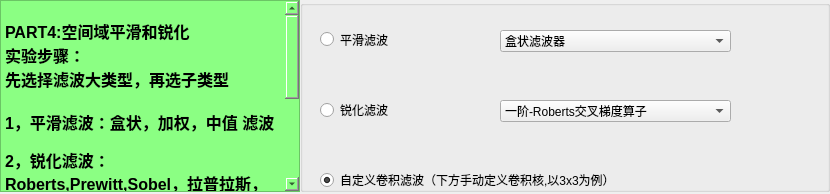
          <widget class="QWidget" name="P4_page">
           <attribute name="title">
            <string>Part 4. 空间域平滑和锐化</string>
           </attribute>
           <layout class="QHBoxLayout" name="horizontalLayout_2">
            <property name="spacing">
             <number>0</number>
            </property>
            <property name="leftMargin">
             <number>0</number>
            </property>
            <property name="topMargin">
             <number>0</number>
            </property>
            <property name="rightMargin">
             <number>0</number>
            </property>
            <property name="bottomMargin">
             <number>2</number>
            </property>
            <item>
             <widget class="QTextBrowser" name="textBrowser_3">
              <property name="minimumSize">
               <size>
                <width>300</width>
                <height>0</height>
               </size>
              </property>
              <property name="maximumSize">
               <size>
                <width>300</width>
                <height>16777215</height>
               </size>
              </property>
              <property name="styleSheet">
               <string notr="true">color: rgb(0, 0, 0);
background-color: rgb(139, 255, 131);</string>
              </property>
              <property name="html">
               <string>&lt;!DOCTYPE HTML PUBLIC &quot;-//W3C//DTD HTML 4.0//EN&quot; &quot;http://www.w3.org/TR/REC-html40/strict.dtd&quot;&gt;
&lt;html&gt;&lt;head&gt;&lt;meta name=&quot;qrichtext&quot; content=&quot;1&quot; /&gt;&lt;style type=&quot;text/css&quot;&gt;
p, li { white-space: pre-wrap; }
&lt;/style&gt;&lt;/head&gt;&lt;body style=&quot; font-family:'Arial'; font-size:9pt; font-weight:600; font-style:normal;&quot;&gt;
&lt;p style=&quot;-qt-paragraph-type:empty; margin-top:0px; margin-bottom:0px; margin-left:0px; margin-right:0px; -qt-block-indent:0; text-indent:0px; font-family:'SimSun'; font-weight:400;&quot;&gt;&lt;br /&gt;&lt;/p&gt;
&lt;p style=&quot; margin-top:0px; margin-bottom:0px; margin-left:0px; margin-right:0px; -qt-block-indent:0; text-indent:0px;&quot;&gt;&lt;span style=&quot; font-family:'SimSun'; font-size:12pt;&quot;&gt;PART4:空间域平滑和锐化&lt;/span&gt;&lt;/p&gt;
&lt;p style=&quot; margin-top:0px; margin-bottom:0px; margin-left:0px; margin-right:0px; -qt-block-indent:0; text-indent:0px;&quot;&gt;&lt;span style=&quot; font-family:'SimSun'; font-size:12pt;&quot;&gt;实验步骤：&lt;/span&gt;&lt;/p&gt;
&lt;p style=&quot; margin-top:0px; margin-bottom:0px; margin-left:0px; margin-right:0px; -qt-block-indent:0; text-indent:0px;&quot;&gt;&lt;span style=&quot; font-family:'SimSun'; font-size:12pt;&quot;&gt;先选择滤波大类型，再选子类型&lt;/span&gt;&lt;/p&gt;
&lt;p style=&quot;-qt-paragraph-type:empty; margin-top:0px; margin-bottom:0px; margin-left:0px; margin-right:0px; -qt-block-indent:0; text-indent:0px; font-family:'SimSun'; font-size:12pt;&quot;&gt;&lt;br /&gt;&lt;/p&gt;
&lt;p style=&quot; margin-top:0px; margin-bottom:0px; margin-left:0px; margin-right:0px; -qt-block-indent:0; text-indent:0px;&quot;&gt;&lt;span style=&quot; font-family:'SimSun'; font-size:12pt;&quot;&gt;1，平滑滤波：盒状，加权，中值 滤波&lt;/span&gt;&lt;/p&gt;
&lt;p style=&quot;-qt-paragraph-type:empty; margin-top:0px; margin-bottom:0px; margin-left:0px; margin-right:0px; -qt-block-indent:0; text-indent:0px; font-family:'SimSun'; font-weight:400;&quot;&gt;&lt;br /&gt;&lt;/p&gt;
&lt;p style=&quot; margin-top:0px; margin-bottom:0px; margin-left:0px; margin-right:0px; -qt-block-indent:0; text-indent:0px;&quot;&gt;&lt;span style=&quot; font-family:'SimSun'; font-size:12pt;&quot;&gt;2，锐化滤波：Roberts,Prewitt,Sobel，拉普拉斯，Canny算子边缘提取（第十章边缘提取内容整合进来）&lt;/span&gt;&lt;/p&gt;
&lt;p style=&quot;-qt-paragraph-type:empty; margin-top:0px; margin-bottom:0px; margin-left:0px; margin-right:0px; -qt-block-indent:0; text-indent:0px; font-family:'SimSun'; font-weight:400;&quot;&gt;&lt;br /&gt;&lt;/p&gt;
&lt;p style=&quot; margin-top:0px; margin-bottom:0px; margin-left:0px; margin-right:0px; -qt-block-indent:0; text-indent:0px;&quot;&gt;&lt;span style=&quot; font-family:'SimSun'; font-size:12pt;&quot;&gt;3，自定义卷积：通过每个位置设置权重，亲手构建卷积核，可以尝试手动实现，微分算子，拉普拉斯，均值等滤波方式&lt;/span&gt;&lt;/p&gt;
&lt;p style=&quot;-qt-paragraph-type:empty; margin-top:0px; margin-bottom:0px; margin-left:0px; margin-right:0px; -qt-block-indent:0; text-indent:0px; font-family:'SimSun'; font-weight:400;&quot;&gt;&lt;br /&gt;&lt;/p&gt;&lt;/body&gt;&lt;/html&gt;</string>
              </property>
             </widget>
            </item>
            <item>
             <widget class="QGroupBox" name="groupBox_6">
              <property name="minimumSize">
               <size>
                <width>530</width>
                <height>0</height>
               </size>
              </property>
              <property name="maximumSize">
               <size>
                <width>650</width>
                <height>16777215</height>
               </size>
              </property>
              <property name="autoFillBackground">
               <bool>true</bool>
              </property>
              <property name="title">
               <string/>
              </property>
              <widget class="QComboBox" name="CB_p4_smo">
               <property name="geometry">
                <rect>
                 <x>200</x>
                 <y>30</y>
                 <width>231</width>
                 <height>22</height>
                </rect>
               </property>
               <property name="editable">
                <bool>false</bool>
               </property>
               <property name="insertPolicy">
                <enum>QComboBox::InsertAtBottom</enum>
               </property>
               <item>
                <property name="text">
                 <string>盒状滤波器</string>
                </property>
               </item>
               <item>
                <property name="text">
                 <string>加权滤波器(欧式距离)</string>
                </property>
               </item>
               <item>
                <property name="text">
                 <string>中值滤波器</string>
                </property>
               </item>
              </widget>
              <widget class="QRadioButton" name="RB_P4_smooth">
               <property name="geometry">
                <rect>
                 <x>20</x>
                 <y>30</y>
                 <width>115</width>
                 <height>19</height>
                </rect>
               </property>
               <property name="text">
                <string>平滑滤波</string>
               </property>
               <property name="checked">
                <bool>false</bool>
               </property>
              </widget>
              <widget class="QRadioButton" name="RB_P4_sharp">
               <property name="geometry">
                <rect>
                 <x>20</x>
                 <y>100</y>
                 <width>121</width>
                 <height>20</height>
                </rect>
               </property>
               <property name="text">
                <string>锐化滤波</string>
               </property>
              </widget>
              <widget class="QRadioButton" name="RB_P4_self">
               <property name="geometry">
                <rect>
                 <x>20</x>
                 <y>170</y>
                 <width>401</width>
                 <height>20</height>
                </rect>
               </property>
               <property name="text">
                <string>自定义卷积滤波（下方手动定义卷积核,以3x3为例）</string>
               </property>
               <property name="checked">
                <bool>true</bool>
               </property>
              </widget>
              <widget class="QComboBox" name="CB_p4_sha">
               <property name="geometry">
                <rect>
                 <x>200</x>
                 <y>100</y>
                 <width>231</width>
                 <height>22</height>
                </rect>
               </property>
               <property name="editable">
                <bool>false</bool>
               </property>
               <property name="insertPolicy">
                <enum>QComboBox::InsertAtBottom</enum>
               </property>
               <item>
                <property name="text">
                 <string>一阶-Roberts交叉梯度算子</string>
                </property>
               </item>
               <item>
                <property name="text">
                 <string>一阶-Prewitt梯度算子</string>
                </property>
               </item>
               <item>
                <property name="text">
                 <string>一阶-Sobel梯度算子</string>
                </property>
               </item>
               <item>
                <property name="text">
                 <string>二阶-拉普拉斯算子</string>
                </property>
               </item>
               <item>
                <property name="text">
                 <string>Canny边缘提取算法</string>
                </property>
               </item>
              </widget>
              <widget class="QToolButton" name="Bt_p4_run">
               <property name="enabled">
                <bool>true</bool>
               </property>
               <property name="geometry">
                <rect>
                 <x>50</x>
                 <y>480</y>
                 <width>151</width>
                 <height>41</height>
                </rect>
               </property>
               <property name="sizePolicy">
                <sizepolicy hsizetype="Preferred" vsizetype="Preferred">
                 <horstretch>0</horstretch>
                 <verstretch>0</verstretch>
                </sizepolicy>
               </property>
               <property name="minimumSize">
                <size>
                 <width>81</width>
                 <height>21</height>
                </size>
               </property>
               <property name="styleSheet">
                <string notr="true">

QToolButton
                     {text-align : center;
                     background-color : rgb(0, 255, 255);
                     font: bold;
                     border-color: blue;
                     border-width: 2px;
                     border-radius: 10px;
                     padding: 6px;
                     height : 14px;
                     border-style: outset;
                     font : 14px;}
                     QToolButton:hover
                     {text-align : center;
                     color : red;
                     font: bold;
                     border-color: gray;
                     border-width: 2px;
                     border-radius: 10px;
                     padding: 6px;
                     height : 14px;
                     border-style: outset;
                     font : 14px;}

</string>
               </property>
               <property name="text">
                <string>进行空间域滤波</string>
               </property>
               <property name="toolButtonStyle">
                <enum>Qt::ToolButtonTextOnly</enum>
               </property>
               <property name="autoRaise">
                <bool>false</bool>
               </property>
              </widget>
              <widget class="QWidget" name="widget" native="true">
               <property name="geometry">
                <rect>
                 <x>30</x>
                 <y>230</y>
                 <width>198</width>
                 <height>186</height>
                </rect>
               </property>
               <property name="styleSheet">
                <string notr="true">border:1px solid #1B89CA;</string>
               </property>
               <layout class="QGridLayout" name="gridLayout_3">
                <item row="0" column="0">
                 <widget class="QSpinBox" name="sBox_11">
                  <property name="minimumSize">
                   <size>
                    <width>50</width>
                    <height>50</height>
                   </size>
                  </property>
                  <property name="minimum">
                   <number>-50</number>
                  </property>
                  <property name="maximum">
                   <number>50</number>
                  </property>
                 </widget>
                </item>
                <item row="0" column="1">
                 <widget class="QSpinBox" name="sBox_12">
                  <property name="minimumSize">
                   <size>
                    <width>50</width>
                    <height>50</height>
                   </size>
                  </property>
                  <property name="minimum">
                   <number>-50</number>
                  </property>
                  <property name="maximum">
                   <number>50</number>
                  </property>
                 </widget>
                </item>
                <item row="0" column="2">
                 <widget class="QSpinBox" name="sBox_13">
                  <property name="minimumSize">
                   <size>
                    <width>50</width>
                    <height>50</height>
                   </size>
                  </property>
                  <property name="minimum">
                   <number>-50</number>
                  </property>
                  <property name="maximum">
                   <number>50</number>
                  </property>
                 </widget>
                </item>
                <item row="1" column="0">
                 <widget class="QSpinBox" name="sBox_21">
                  <property name="minimumSize">
                   <size>
                    <width>50</width>
                    <height>50</height>
                   </size>
                  </property>
                  <property name="minimum">
                   <number>-50</number>
                  </property>
                  <property name="maximum">
                   <number>50</number>
                  </property>
                 </widget>
                </item>
                <item row="1" column="1">
                 <widget class="QSpinBox" name="sBox_22">
                  <property name="minimumSize">
                   <size>
                    <width>50</width>
                    <height>50</height>
                   </size>
                  </property>
                  <property name="minimum">
                   <number>-50</number>
                  </property>
                  <property name="maximum">
                   <number>50</number>
                  </property>
                 </widget>
                </item>
                <item row="1" column="2">
                 <widget class="QSpinBox" name="sBox_23">
                  <property name="minimumSize">
                   <size>
                    <width>50</width>
                    <height>50</height>
                   </size>
                  </property>
                  <property name="minimum">
                   <number>-50</number>
                  </property>
                  <property name="maximum">
                   <number>50</number>
                  </property>
                 </widget>
                </item>
                <item row="2" column="0">
                 <widget class="QSpinBox" name="sBox_31">
                  <property name="minimumSize">
                   <size>
                    <width>50</width>
                    <height>50</height>
                   </size>
                  </property>
                  <property name="minimum">
                   <number>-50</number>
                  </property>
                  <property name="maximum">
                   <number>50</number>
                  </property>
                 </widget>
                </item>
                <item row="2" column="1">
                 <widget class="QSpinBox" name="sBox_32">
                  <property name="minimumSize">
                   <size>
                    <width>50</width>
                    <height>50</height>
                   </size>
                  </property>
                  <property name="minimum">
                   <number>-50</number>
                  </property>
                  <property name="maximum">
                   <number>50</number>
                  </property>
                 </widget>
                </item>
                <item row="2" column="2">
                 <widget class="QSpinBox" name="sBox_33">
                  <property name="minimumSize">
                   <size>
                    <width>50</width>
                    <height>50</height>
                   </size>
                  </property>
                  <property name="minimum">
                   <number>-50</number>
                  </property>
                  <property name="maximum">
                   <number>50</number>
                  </property>
                 </widget>
                </item>
               </layout>
              </widget>
             </widget>
            </item>
           </layout>
          </widget>
